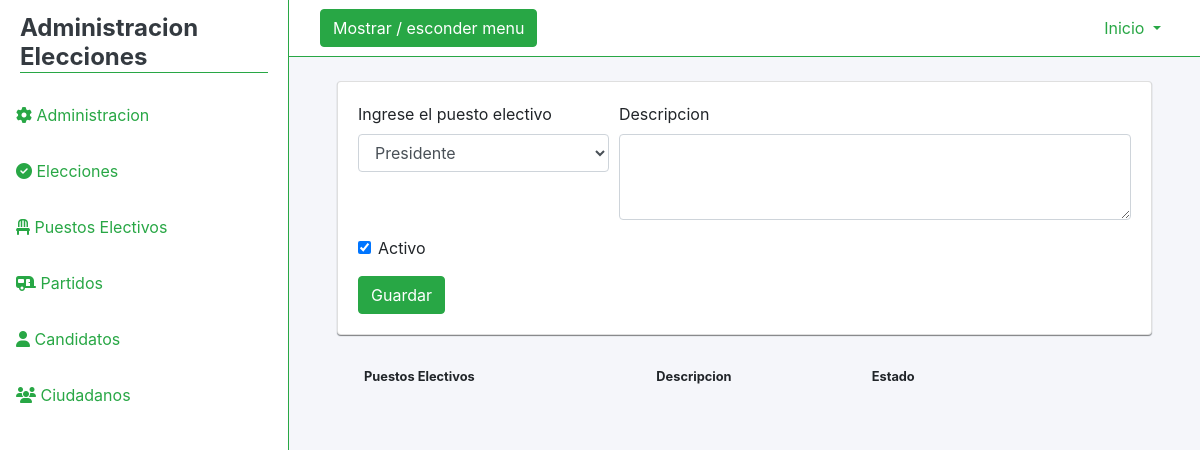
Page /puestosElectivos/vistas/addPuestoElectivo.php on the earlier database version.
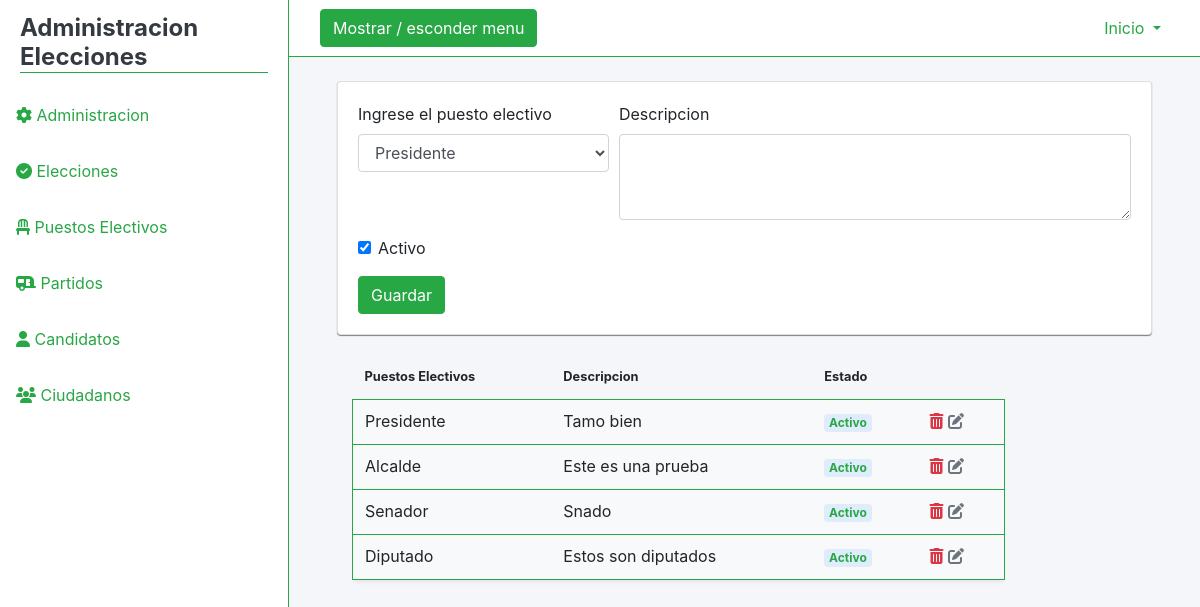
Same page on the later database version.
### tables this page shows
CREATE TABLE `puesto_electivo` (
  `idPuesto_Electivo` int(11) NOT NULL,
  `Nombre` varchar(45) DEFAULT NULL,
  `Descripcion` varchar(45) DEFAULT NULL,
  `Estado` varchar(45) DEFAULT NULL
);

### puestosElectivos/servicios/PuestoServiceDataBase.php (called while the page is built, shortened)
<?php
require_once 'puestoElectivo.php';
class PuestoServiceDatabase
{
    private $context;
    public function __construct()
    {
        $this->context = new Conexion();
    }
    public function GetList()
    {
        $puestosElectivos = array();
        $db = $this->context->conectar();
        $stmt = $db->prepare("SELECT * FROM puesto_electivo WHERE Estado <> 'Inactivo'");
        $stmt->execute();
        $result = $stmt->get_result();
        if ($result->num_rows !== 0) {
            while ($row = $result->fetch_object()) {
                $puestoElectivo = new puestoElectivo();
                $puestoElectivo->InicializarDatos($row->idPuesto_Electivo, $row->Nombre, $row->Descripcion, $row->Estado);
                array_push($puestosElectivos, $puestoElectivo);
            }
        }
        return $puestosElectivos;
    }
}

### puestosElectivos/servicios/puestoElectivo.php (called while the page is built, shortened)
<?php
class PuestoElectivo
{
    public function InicializarDatos($idPuesto_Electivo, $Nombre, $Descripcion, $Estado)
    {
        $this->idPuesto_Electivo = $idPuesto_Electivo;
        $this->Nombre = $Nombre;
        $this->Descripcion = $Descripcion;
        $this->Estado = $Estado;
    }
}

### puestosElectivos/vistas/addPuestoElectivo.php (the view, shortened to what this page needs)
<?php
require_once '../servicios/puestoElectivo.php';
require_once '../servicios/PuestoServiceDataBase.php';
$service = new PuestoServiceDatabase();
$lista = $service->GetList();
?>
<!DOCTYPE html>
<html lang="es">
<head>
    <link rel="stylesheet" href="../../assets/css/admin.css" type="text/css">
    <link rel="stylesheet" href="https://stackpath.bootstrapcdn.com/bootstrap/4.5.0/css/bootstrap.min.css">
</head>
<body>
<div class="d-flex" id="content-wrapper">
    <div id="sidebar-container" class="bg-white border-right border-success">
      <div class="logo">
        <h4 class="font-weight-bold mb-0 text-dark border-bottom border-success">Administracion Elecciones</h4>
      </div>
      <div class="menu list-group-flush">
       <a href="../../admin/menuAdmin.php" class="list-group-item list-group-item-action text-success bg-white p-3 border-0"><i class="fas fa-cog"></i> Administracion</a>
        <a href="../../elecciones/vistas/addElecciones.php" class="list-group-item list-group-item-action text-success bg-white p-3 border-0"><i class="fas fa-check-circle"></i> Elecciones</a>
        <a href="../../puestosElectivos/vistas/addPuestoElectivo.php" class="list-group-item list-group-item-action text-success bg-white p-3 border-0"><i class="fas fa-chair"></i> Puestos Electivos</a>
        <a href="../../partidos/vistas/addPartido.php" class="list-group-item list-group-item-action text-success bg-white p-3 border-0"><i class="fas fa-caravan"></i> Partidos</a>
         <a href="../../candidatos/vistas/addCandidato.php" class="list-group-item list-group-item-action text-success bg-white p-3 border-0"><i class="fas fa-user"></i> Candidatos</a>
        <a href="../../ciudadanos/vistas/addCiudadano.php" class="list-group-item list-group-item-action text-success bg-white p-3 border-0"> <i class="fas fa-users"></i> Ciudadanos</a>
      </div>
    </div>
    <div id="page-content-wrapper" class="w-100 bg-light-blue">
      <nav class="navbar navbar-expand-lg navbar-light bg-white border-bottom border-success">
        <div class="container">
          <button class="btn btn-success text-white" id="menu-toggle">Mostrar / esconder menu</button>
          <div class="collapse navbar-collapse" id="navbarSupportedContent">
            <ul class="navbar-nav ml-auto mt-2 mt-lg-0">
              <li class="nav-item dropdown">
                <a class="nav-link text-success dropdown-toggle" href="#" id="navbarDropdown" role="button"
                  data-toggle="dropdown" aria-haspopup="true" aria-expanded="false">
                 Inicio
                </a>
              </li>
            </ul>
          </div>
        </div>
      </nav>
      <div class="container-fluid pl-5 pt-4 pr-5">
                    <div class="">
                    <div class="card card-elec">
  <div class="card-body">
<form method="POST" action="../servicios/add.php" >
  <div class="form-row">
    <div class="form-group col-md-4">
      <label for="exampleFormControlSelect1">Ingrese el puesto electivo</label>
    <select class="form-control" id="exampleFormControlSelect1" name="nombre">
     <option value="Presidente">Presidente</option>
    </select>
    </div>
    <div class="form-group col-md-8">
      <label for="exampleFormControlTextarea1">Descripcion</label>
    <textarea class="form-control" id="exampleFormControlTextarea1" name="descripcion"rows="3"></textarea>
    </div>
  </div>
  <div class="form-group">
    <div class="form-check">
      <input class="form-check-input" type="checkbox" id="gridCheck" checked name="activo">
      <label class="form-check-label" for="gridCheck" >
        Activo
      </label>
    </div>
  </div>
  <button type="submit" class="btn btn-success">Guardar</button>
</form>
  </div>
</div>
 </div>
</div>
            <div class="col-xl-9 col-lg-12 ml-5 mt-3">
              <div class="table-responsive">
                <table class="table">
                  <thead>
                    <tr>
                      <th colspan="col"><small class="font-weight-bold">Puestos Electivos<small></th>
                       <th scope="col"><small class="font-weight-bold">Descripcion<small></th>
                         <th scope="col"><small class="font-weight-bold">Estado<small></th>
                    </tr>
                  </thead>
                  <tbody>
 <?php foreach ($lista as $list): ?>
                    <tr class="shadow-sm border border-success rounded">
                      <td class="align-middle"><span class="d-block"> <?php echo $list->Nombre; ?> </span></td>
                      <td class="align-middle"><span class="d-block"> <?php echo $list->Descripcion; ?> </span></td>
                      <td class="align-middle"><span class="badge badge-primary text-success"> <?php echo $list->Estado; ?> </span></td>
                      <td class="align-middle">
                          <a href="../servicios/borrarPuesto.php?id=<?php echo $list->idPuesto_Electivo; ?>"> <i class="fas fa-trash-alt text-danger"></i></a>
                         <a href="editPuestoElectivo.php?id=<?php echo $list->idPuesto_Electivo; ?>">  <i class="fas fa-edit text-secondary"></i>   </td></a>
                    </tr>
 <?php endforeach;?>
                  </tbody>
                </table>
              </div>
            </div>
</body>
</html>

### assets/css/admin.css (style rules this page uses)
:root { --light-blue: #F5F6FA; }
body { overflow: hidden; font-family: 'Muli', sans-serif; width: 100%; overflow-y: scroll; }
.bg-light-blue { background-color: var(--light-blue) !important; }
.shadow-sm { box-shadow: 0 0 1.25rem rgba(11,37,75,.05); }
#sidebar-container { min-height: 100vh; margin-left: -18rem; -webkit-box-shadow: 5px 0px 5px 0px rgba(0,0,0,0.1); -moz-box-shadow: 5px 0px 5px 0px rgba(0,0,0,0.1); box-shadow: 5px 0px 5px 0px rgba(0,0,0,0.1); -webkit-transition: margin .25s ease-out; -moz-transition: margin .25s ease-out; -o-transition: margin .25s ease-out; transition: margin .25s ease-out; }
#sidebar-container .logo { padding: 0.875rem 1.25rem; }
#sidebar-container .menu { width: 18rem; }
.card-elec { box-shadow: 0 1px 1px gray, 0 1px 1px rgba(0, 123, 255, .1); }
.badge { padding: .5rem 1rem; }
.bg-primary, .badge-primary { background-color: rgba(0, 123, 255, .1) !important; }
table { border-collapse: separate; border-spacing: 0 .5rem; }
table thead th { border: 0 !important; }
table tbody tr { background-color: var(--light); }
table tbody td { border-top: 0 !important; line-height: 1.2; }
@media (min-width: 768px) { #sidebar-container { margin-left: 0; } }

Differences in the rows shown:
added puesto_electivo: Nombre "Presidente", Descripcion "Tamo bien", Estado "Activo"
added puesto_electivo: Nombre "Alcalde", Descripcion "Este es una prueba", Estado "Activo"
added puesto_electivo: Nombre "Senador", Descripcion "Snado", Estado "Activo"
added puesto_electivo: Nombre "Diputado", Descripcion "Estos son diputados", Estado "Activo"
